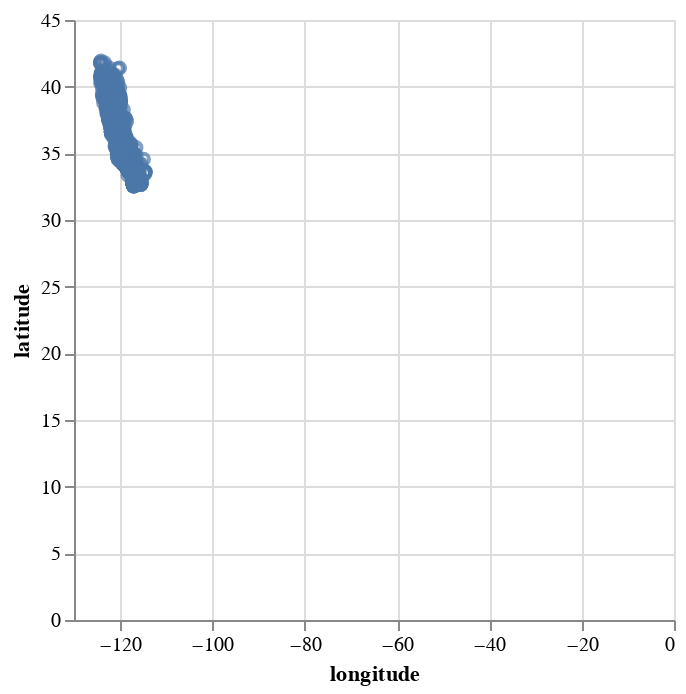

The notebook cell saved with this chart:
### Code cell
chart = (
    housing
    .sample(5000)
    .plot
    .point(
        x="longitude",
        y="latitude",
    )
)
chart

### Figure 1 — Vega-Lite specification as saved in the notebook (floating-point values rounded to 4 significant figures; data arrays with more than 128 entries replaced by an {"elided": "..."} marker saying what was removed)
{"config": {"view": {"continuousWidth": 300, "continuousHeight": 300}}, "data": {"name": "data-ac641b800b233c96629b63e4553318af"}, "mark": {"type": "point", "tooltip": true}, "encoding": {"x": {"field": "longitude", "type": "quantitative"}, "y": {"field": "latitude", "type": "quantitative"}}, "params": [{"name": "param_12", "select": {"type": "interval", "encodings": ["x", "y"]}, "bind": "scales"}], "$schema": "https://vega.github.io/schema/vega-lite/v5.20.1.json", "datasets": {"data-ac641b800b233c96629b63e4553318af": {"elided": "5000 records"}}}
